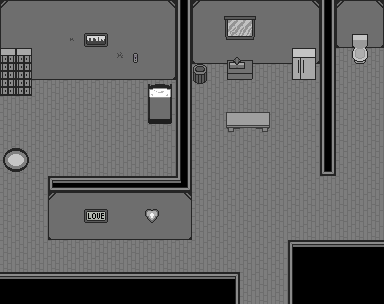

A 2D game scene composited from a Tiled map and its tileset images. What follows is a short description and the map's XML, with every tile layer's data as written:
An orthogonal 24x19 tile map with 16x16 px tiles, 5 tile layers (Void, Ground, Wall1, Wall2, ...), 2 tilesets and 2 objects.

<map version="1.10" tiledversion="1.10.2" orientation="orthogonal" renderorder="right-down" width="24" height="19" tilewidth="16" tileheight="16" infinite="0" nextlayerid="9" nextobjectid="3">
 <tileset firstgid="1" source="Tile/housetile.tsx" />
 <tileset firstgid="257" source="Tile/blackblock.tsx" />
 <layer id="1" name="Void" width="24" height="19">
  <data encoding="csv">
257,257,257,257,257,257,257,257,257,257,257,257,257,257,257,257,257,257,257,257,257,257,257,257,
257,257,257,257,257,257,257,257,257,257,257,257,257,257,257,257,257,257,257,257,257,257,257,257,
257,257,257,257,257,257,257,257,257,257,257,257,257,257,257,257,257,257,257,257,257,257,257,257,
257,257,257,257,257,257,257,257,257,257,257,257,257,257,257,257,257,257,257,257,257,257,257,257,
257,257,257,257,257,257,257,257,257,257,257,257,257,257,257,257,257,257,257,257,257,257,257,257,
257,257,257,257,257,257,257,257,257,257,257,257,257,257,257,257,257,257,257,257,257,257,257,257,
257,257,257,257,257,257,257,257,257,257,257,257,257,257,257,257,257,257,257,257,257,257,257,257,
257,257,257,257,257,257,257,257,257,257,257,257,257,257,257,257,257,257,257,257,257,257,257,257,
257,257,257,257,257,257,257,257,257,257,257,257,257,257,257,257,257,257,257,257,257,257,257,257,
257,257,257,257,257,257,257,257,257,257,257,257,257,257,257,257,257,257,257,257,257,257,257,257,
257,257,257,257,257,257,257,257,257,257,257,257,257,257,257,257,257,257,257,257,257,257,257,257,
257,257,257,257,257,257,257,257,257,257,257,257,257,257,257,257,257,257,257,257,257,257,257,257,
257,257,257,257,257,257,257,257,257,257,257,257,257,257,257,257,257,257,257,257,257,257,257,257,
257,257,257,257,257,257,257,257,257,257,257,257,257,257,257,257,257,257,257,257,257,257,257,257,
257,257,257,257,257,257,257,257,257,257,257,257,257,257,257,257,257,257,257,257,257,257,257,257,
257,257,257,257,257,257,257,257,257,257,257,257,257,257,257,257,257,257,257,257,257,257,257,257,
257,257,257,257,257,257,257,257,257,257,257,257,257,257,257,257,257,257,257,257,257,257,257,257,
257,257,257,257,257,257,257,257,257,257,257,257,257,257,257,257,257,257,257,257,257,257,257,257,
257,257,257,257,257,257,257,257,257,257,257,257,257,257,257,257,257,257,257,257,257,257,257,257
</data>
 </layer>
 <layer id="2" name="Ground" width="24" height="19">
  <data encoding="csv">
81,81,81,81,81,81,81,81,81,81,81,0,81,81,81,81,81,81,81,81,0,81,81,81,
81,81,81,81,81,81,81,81,81,81,81,0,81,81,81,81,81,81,81,81,0,81,81,81,
81,81,81,81,81,81,81,81,81,81,81,0,81,81,81,81,81,81,81,81,0,81,81,81,
81,81,81,81,81,81,81,81,81,81,81,0,81,81,81,81,81,81,81,81,0,81,81,81,
81,81,81,81,81,81,81,81,81,81,81,0,81,81,81,81,81,81,81,81,0,81,81,81,
81,81,81,81,81,81,81,81,81,81,81,0,81,81,81,81,81,81,81,81,0,81,81,81,
81,81,81,81,81,81,81,81,81,81,81,0,81,81,81,81,81,81,81,81,0,81,81,81,
81,81,81,81,81,81,81,81,81,81,81,0,81,81,81,81,81,81,81,81,0,81,81,81,
81,81,81,81,81,81,81,81,81,81,81,0,81,81,81,81,81,81,81,81,0,81,81,81,
81,81,81,81,81,81,81,81,81,81,81,0,81,81,81,81,81,81,81,81,0,81,81,81,
81,81,81,81,81,81,81,81,81,81,81,0,81,81,81,81,81,81,81,81,0,81,81,81,
81,81,81,0,0,0,0,0,0,0,0,0,81,81,81,81,81,81,81,81,81,81,81,81,
81,81,81,81,81,81,81,81,81,81,81,81,81,81,81,81,81,81,81,81,81,81,81,81,
81,81,81,81,81,81,81,81,81,81,81,81,81,81,81,81,81,81,81,81,81,81,81,81,
81,81,81,81,81,81,81,81,81,81,81,81,81,81,81,81,81,81,81,81,81,81,81,81,
81,81,81,81,81,81,81,81,81,81,81,81,81,81,81,81,81,81,0,0,0,0,0,0,
81,81,81,81,81,81,81,81,81,81,81,81,81,81,81,81,81,81,0,0,0,0,0,0,
0,0,0,0,0,0,0,0,0,0,0,0,0,0,0,81,81,81,0,0,0,0,0,0,
0,0,0,0,0,0,0,0,0,0,0,0,0,0,0,81,81,81,0,0,0,0,0,0
</data>
 </layer>
 <layer id="4" name="Wall1" width="24" height="19">
  <data encoding="csv">
97,103,103,103,103,103,103,103,103,103,98,130,97,103,103,103,103,103,103,98,130,97,103,98,
104,102,102,102,102,102,102,102,102,102,113,130,104,102,102,102,102,102,102,113,130,104,102,113,
104,102,102,102,102,102,102,102,102,102,113,130,104,102,102,102,102,102,102,113,130,99,100,101,
104,102,102,102,102,102,102,102,102,102,113,130,99,100,100,100,100,100,100,101,130,0,0,0,
99,100,100,100,100,100,100,100,100,100,101,130,0,0,0,0,0,0,0,0,130,0,0,0,
0,0,0,0,0,0,0,0,0,0,0,130,0,0,0,0,0,0,0,0,130,0,0,0,
0,0,0,0,0,0,0,0,0,0,0,130,0,0,0,0,0,0,0,0,130,0,0,0,
0,0,0,0,0,0,0,0,0,0,0,130,0,0,0,0,0,0,0,0,130,0,0,0,
0,0,0,0,0,0,0,0,0,0,0,130,0,0,0,0,0,0,0,0,130,0,0,0,
0,0,0,0,0,0,0,0,0,0,0,130,0,0,0,0,0,0,0,0,130,0,0,0,
0,0,0,0,0,0,0,0,0,0,0,130,0,0,0,0,0,0,0,0,0,0,0,0,
0,0,0,0,132,132,132,132,132,132,132,134,0,0,0,0,0,0,0,0,0,0,0,0,
0,0,0,97,103,103,103,103,103,103,103,98,0,0,0,0,0,0,0,0,0,0,0,0,
0,0,0,104,102,102,102,102,102,102,102,113,0,0,0,0,0,0,0,0,0,0,0,0,
0,0,0,99,100,100,100,100,100,100,100,101,0,0,0,0,0,0,0,0,0,0,0,0,
0,0,0,0,0,0,0,0,0,0,0,0,0,0,0,0,0,0,120,117,117,117,117,117,
0,0,0,0,0,0,0,0,0,0,0,0,0,0,0,0,0,0,119,0,0,0,0,0,
0,0,0,0,0,0,0,0,0,0,0,0,0,0,0,0,0,0,119,0,0,0,0,0,
0,0,0,0,0,0,0,0,0,0,0,0,0,0,0,0,0,0,119,0,0,0,0,0
</data>
 </layer>
 <layer id="3" name="Wall2" width="24" height="19">
  <data encoding="csv">
0,0,0,0,0,0,0,0,0,0,0,119,0,0,0,0,0,0,0,0,119,0,0,0,
0,0,0,0,0,0,0,0,0,0,0,119,0,0,0,0,0,0,0,0,119,0,0,0,
0,0,0,0,0,0,0,0,0,0,0,119,0,0,0,0,0,0,0,0,119,0,0,0,
0,0,0,0,0,0,0,0,0,0,0,119,0,0,0,0,0,0,0,0,119,0,0,0,
0,0,0,0,0,0,0,0,0,0,0,119,0,0,0,0,0,0,0,0,119,0,0,0,
0,0,0,0,0,0,0,0,0,0,0,119,0,0,0,0,0,0,0,0,119,0,0,0,
0,0,0,0,0,0,0,0,0,0,0,119,0,0,0,0,0,0,0,0,119,0,0,0,
0,0,0,0,0,0,0,0,0,0,0,119,0,0,0,0,0,0,0,0,119,0,0,0,
0,0,0,0,0,0,0,0,0,0,0,119,0,0,0,0,0,0,0,0,119,0,0,0,
0,0,0,0,0,0,0,0,0,0,0,119,0,0,0,0,0,0,0,0,119,0,0,0,
0,0,0,0,0,0,0,0,0,0,0,119,0,0,0,0,0,0,0,0,135,0,0,0,
0,0,0,138,117,117,117,117,117,117,117,115,0,0,0,0,0,0,0,0,0,0,0,0,
0,0,0,0,0,0,0,0,0,0,0,0,0,0,0,0,0,0,0,0,0,0,0,0,
0,0,0,0,0,0,0,0,0,0,0,0,0,0,0,0,0,0,0,0,0,0,0,0,
0,0,0,0,0,0,0,0,0,0,0,0,0,0,0,0,0,0,0,0,0,0,0,0,
0,0,0,0,0,0,0,0,0,0,0,0,0,0,0,0,0,0,0,0,0,0,0,0,
0,0,0,0,0,0,0,0,0,0,0,0,0,0,0,0,0,0,0,0,0,0,0,0,
117,117,117,117,117,117,117,117,117,117,117,117,117,117,131,0,0,0,0,0,0,0,0,0,
0,0,0,0,0,0,0,0,0,0,0,0,0,0,130,0,0,0,0,0,0,0,0,0
</data>
 </layer>
 <layer id="5" name="Object" width="24" height="19">
  <data encoding="csv">
0,0,0,0,0,0,0,0,0,0,0,0,0,0,0,0,0,0,0,0,0,0,0,0,
0,0,0,0,0,0,0,0,0,0,0,0,0,0,90,91,0,0,0,0,0,0,0,0,
0,0,0,0,152,72,73,0,0,0,0,0,0,0,106,107,0,0,0,0,0,0,193,0,
190,190,0,0,0,0,0,153,67,0,0,0,0,0,226,227,0,0,156,157,0,0,209,0,
206,206,0,0,0,0,0,0,0,0,0,0,84,0,242,243,0,0,172,173,0,0,0,0,
206,206,0,0,0,0,0,0,0,15,16,0,86,0,0,0,0,0,0,0,0,0,0,0,
0,0,0,0,0,0,0,0,0,31,32,0,0,0,0,0,0,0,0,0,0,0,0,0,
0,0,0,0,0,0,0,0,0,47,48,0,0,0,62,63,64,0,0,0,0,0,0,0,
0,0,0,0,0,0,0,0,0,0,0,0,0,0,78,0,80,0,0,0,0,0,0,0,
230,231,0,0,0,0,0,0,0,0,0,0,0,0,0,0,0,0,0,0,0,0,0,0,
246,247,0,0,0,0,0,0,0,0,0,0,0,0,0,0,0,0,0,0,0,0,0,0,
0,0,0,0,0,0,0,0,0,0,0,0,0,0,0,0,0,0,0,0,0,0,0,0,
0,0,0,0,0,0,0,0,0,0,0,0,0,0,0,0,0,0,0,0,0,0,0,0,
0,0,0,0,0,68,69,0,0,1,0,0,0,0,0,0,0,0,0,0,0,0,0,0,
0,0,0,0,0,0,0,0,0,0,0,0,0,0,0,0,0,0,0,0,0,0,0,0,
0,0,0,0,0,0,0,0,0,0,0,0,0,0,0,0,0,0,0,0,0,0,0,0,
0,0,0,0,0,0,0,0,0,0,0,0,0,0,0,0,0,0,0,0,0,0,0,0,
0,0,0,0,0,0,0,0,0,0,0,0,0,0,0,0,0,0,0,0,0,0,0,0,
0,0,0,0,0,0,0,0,0,0,0,0,0,0,0,0,0,0,0,0,0,0,0,0
</data>
 </layer>
 <objectgroup id="7" name="Start">
  <object id="1" x="121.333" y="94.6667" width="22" height="24.3333" />
 </objectgroup>
 <objectgroup id="8" name="Out">
  <object id="2" x="243" y="272" width="40.6667" height="29.6667" />
 </objectgroup>
</map>
